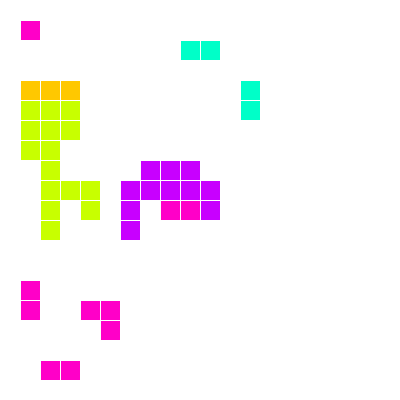
Frame 1 (no input)
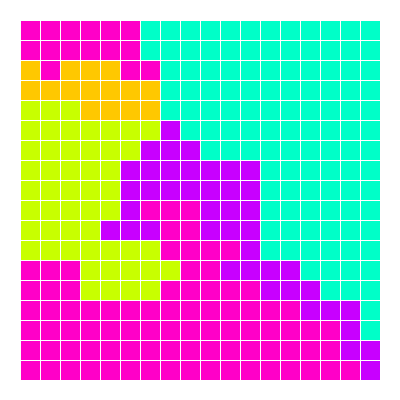
Frame 60 (the mouse pressed at the canvas centre just before this capture)
Frame 120 (the mouse held since frame 60 and released just before this capture): identical to frame 60, image omitted

The Processing sketch that drew these frames (run headless with seeded random() and noise(); from frame 60 on, the mouse is pressed at the canvas centre):

// Processing sketch: processing_84385
// ── processing_84385.pde

int csize = 20;
int[][] cells = new int[csize][csize]; 


void setup()
{
  //fill empty
  for (int i = 0; i<csize; i++) {
    for (int j = 0; j<csize; j++) {
      cells[i][j] = 0;
    }
  } 


  size(400,400);
  background(255);
  //random seeds
  cells[int(random(1,csize-1))][int(random(1,csize-1))]=int(random(1,6));
  cells[int(random(1,csize-1))][int(random(1,csize-1))]=int(random(1,6));
  cells[int(random(1,csize-1))][int(random(1,csize-1))]=int(random(1,6));
  cells[int(random(1,csize-1))][int(random(1,csize-1))]=int(random(1,6));
  cells[int(random(1,csize-1))][int(random(1,csize-1))]=int(random(1,6));
  cells[int(random(1,csize-1))][int(random(1,csize-1))]=int(random(1,6));
  cells[int(random(1,csize-1))][int(random(1,csize-1))]=int(random(1,6));
  cells[int(random(1,csize-1))][int(random(1,csize-1))]=int(random(1,6));
  cells[int(random(1,csize-1))][int(random(1,csize-1))]=int(random(1,6));
  cells[int(random(1,csize-1))][int(random(1,csize-1))]=int(random(1,6));
  cells[int(random(1,csize-1))][int(random(1,csize-1))]=int(random(1,6));
  
}

void draw() {
  noStroke();
  //generate blocks
  for (int i = 1; i<csize-1; i++) {
    for (int j = 1; j<csize-1; j++) {
         if(cells[i][j]==0){
      int[] count = new int[4];
      count[0]=cells[i-1][j];
      count[1]=cells[i+1][j];
      count[2]=cells[i][j-1];
      count[3]=cells[i][j+1];
      cells[i][j]=count[int(random(0,4))];
    }
  }
  }




//draw blocks
for (int i = 0; i<csize; i++) {
  for (int j = 0; j<csize; j++) {
    if (cells[i][j] == 1) {
      fill(255, 200, 0);
      rect(i*csize, j*csize, csize, csize);
    }
    if (cells[i][j] == 2) {
      fill(255, 0, 200);
      rect(i*csize, j*csize, csize, csize);
    }
    if (cells[i][j] == 3) {
      fill(200, 255, 0);
      rect(i*csize, j*csize, csize, csize);
    }
    if (cells[i][j] == 4) {
      fill(200, 0, 255);
      rect(i*csize, j*csize, csize, csize);
    }
    if (cells[i][j] == 5) {
      fill(0, 255, 200);
      rect(i*csize, j*csize, csize, csize);
    }
    if (cells[i][j] == 6) {
      fill(0, 200, 255);
      rect(i*csize, j*csize, csize, csize);
    }
  }
}

//drawgrid
for (int i = 1; i<csize; i++) {
  stroke(255);
  line(0, i*csize, csize*csize, i*csize);
  line(i*csize, 0, i*csize, csize*csize);
}
}

void keyReleased() {
//reset loop
  //emty array
  for (int i = 0; i<csize; i++) {
    for (int j = 0; j<csize; j++) {
      cells[i][j] = 0;
    }
  } 
  //random seeds
  cells[int(random(1,csize-1))][int(random(1,csize-1))]=int(random(1,6));
  cells[int(random(1,csize-1))][int(random(1,csize-1))]=int(random(1,6));
  cells[int(random(1,csize-1))][int(random(1,csize-1))]=int(random(1,6));
  cells[int(random(1,csize-1))][int(random(1,csize-1))]=int(random(1,6));
  cells[int(random(1,csize-1))][int(random(1,csize-1))]=int(random(1,6));
  cells[int(random(1,csize-1))][int(random(1,csize-1))]=int(random(1,6));
  cells[int(random(1,csize-1))][int(random(1,csize-1))]=int(random(1,6));
  cells[int(random(1,csize-1))][int(random(1,csize-1))]=int(random(1,6));
  cells[int(random(1,csize-1))][int(random(1,csize-1))]=int(random(1,6));
  cells[int(random(1,csize-1))][int(random(1,csize-1))]=int(random(1,6));
  cells[int(random(1,csize-1))][int(random(1,csize-1))]=int(random(1,6));
}
